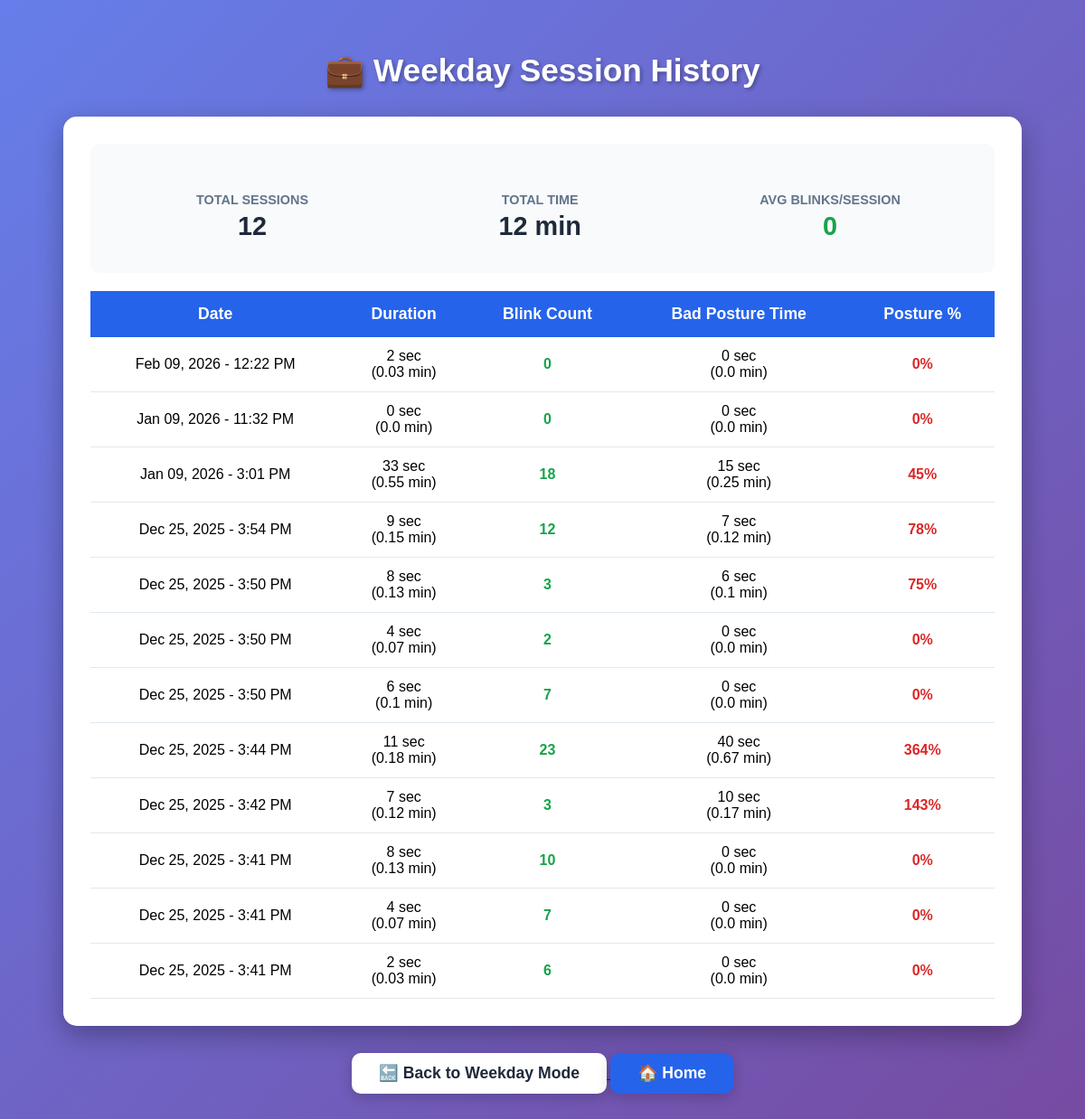
The page /weekday/history/ on the database its author committed.
### monitor/models.py (models this page shows, shortened)
class WeekdaySession(models.Model):
    date = models.DateTimeField(auto_now_add=True)
    duration = models.IntegerField()  # seconds
    blink_count = models.IntegerField(default=0)
    bad_posture_time = models.IntegerField(default=0)  # seconds
    @property
    def duration_minutes(self):
        return round(self.duration / 60, 2)
    @property
    def bad_posture_minutes(self):
        return round(self.bad_posture_time / 60, 2)

### monitor/views.py (the view)
# urls.py: path("weekday/history/", views.weekday_history, name="weekday_history"),
def weekday_history(request):
    sessions = WeekdaySession.objects.all().order_by("-date")
    print(f"📊 Loading {sessions.count()} weekday sessions")
    return render(request, "monitor/history_weekday.html", {"sessions": sessions})

### monitor/templates/monitor/history_weekday.html (shortened to what this page needs)
<!DOCTYPE html>
<html>
<head>
</head>
<body>
    <h2>💼 Weekday Session History</h2>
    {% if sessions %}
    <div class="table-container">
        <div class="stats-summary">
            <div class="stat-box">
                <h4>Total Sessions</h4>
                <p>{{ sessions.count }}</p>
            </div>
            <div class="stat-box">
                <h4>Total Time</h4>
                <p>{% widthratio sessions|length 1 1 as total_sessions %}
                    {{ sessions|length|add:"0" }} min
                </p>
            </div>
            <div class="stat-box">
                <h4>Avg Blinks/Session</h4>
                <p class="good-stat">
                    {% if sessions %}
                        {% widthratio sessions.0.blink_count sessions.count 1 %}
                    {% else %}
                        0
                    {% endif %}
                </p>
            </div>
        </div>
        <table>
            <thead>
                <tr>
                    <th>Date</th>
                    <th>Duration</th>
                    <th>Blink Count</th>
                    <th>Bad Posture Time</th>
                    <th>Posture %</th>
                </tr>
            </thead>
            <tbody>
                {% for s in sessions %}
                <tr>
                    <td>{{ s.date|date:"M d, Y - g:i A" }}</td>
                    <td>{{ s.duration }} sec<br>({{ s.duration_minutes }} min)</td>
                    <td style="color: #16a34a; font-weight: bold;">{{ s.blink_count }}</td>
                    <td>{{ s.bad_posture_time }} sec<br>({{ s.bad_posture_minutes }} min)</td>
                    <td>
                        {% widthratio s.bad_posture_time s.duration 100 as posture_pct %}
                        <span style="color: {% if posture_pct < 20 %}#16a34a{% elif posture_pct < 50 %}#eab308{% else %}#dc2626{% endif %}; font-weight: bold;">
                            {{ posture_pct }}%
                        </span>
                    </td>
                </tr>
                {% endfor %}
            </tbody>
        </table>
    </div>
    {% endif %}
    <div class="button-container">
        <a href="{% url 'weekday_page' %}">
            <button>🔙 Back to Weekday Mode</button>
        </a>
        <a href="{% url 'home_page' %}">
            <button style="background: #2563eb; color: white;">🏠 Home</button>
        </a>
    </div>
</body>
</html>

### monitor/templates/monitor/history_weekday.html (style rules this page uses)
body { font-family: Arial, sans-serif; padding: 20px; background: linear-gradient(135deg, #667eea 0%, #764ba2 100%); min-height: 100vh; }
h2 { text-align: center; color: white; font-size: 2.2em; margin-bottom: 30px; text-shadow: 2px 2px 4px rgba(0,0,0,0.3); }
.table-container { background: white; border-radius: 15px; padding: 30px; box-shadow: 0 10px 30px rgba(0,0,0,0.3); max-width: 1000px; margin: 0 auto; }
table { border-collapse: collapse; width: 100%; background: white; }
th { background: #2563eb; color: white; padding: 15px; text-align: center; font-size: 1.1em; }
td { padding: 12px; text-align: center; border-bottom: 1px solid #e2e8f0; font-size: 1em; }
button { padding: 12px 30px; border-radius: 10px; font-weight: bold; cursor: pointer; border: none; background: white; color: #1e293b; font-size: 1.1em; box-shadow: 0 4px 15px rgba(0,0,0,0.2); transition: all 0.3s ease; }
.button-container { text-align: center; margin-top: 30px; }
.stats-summary { background: #f8fafc; padding: 20px; border-radius: 10px; margin-bottom: 20px; display: flex; justify-content: space-around; flex-wrap: wrap; }
.stat-box { text-align: center; padding: 15px; min-width: 150px; }
.stat-box h4 { color: #64748b; margin-bottom: 5px; font-size: 0.9em; text-transform: uppercase; }
.stat-box p { color: #1e293b; font-size: 1.8em; font-weight: bold; margin: 0; }
.good-stat { color: #16a34a !important; }

### rows shown on the page
WeekdaySession: blink_count "0", date "Feb 09, 2026 - 12:22 PM", duration "2", duration_minutes "0.03", bad_posture_time "0", bad_posture_minutes "0.0", posture_pct "0"
WeekdaySession: date "Jan 09, 2026 - 11:32 PM", duration "0", duration_minutes "0.0", blink_count "0", bad_posture_time "0", bad_posture_minutes "0.0", posture_pct "0"
WeekdaySession: date "Jan 09, 2026 - 3:01 PM", duration "33", duration_minutes "0.55", blink_count "18", bad_posture_time "15", bad_posture_minutes "0.25", posture_pct "45"
WeekdaySession: date "Dec 25, 2025 - 3:54 PM", duration "9", duration_minutes "0.15", blink_count "12", bad_posture_time "7", bad_posture_minutes "0.12", posture_pct "78"
WeekdaySession: date "Dec 25, 2025 - 3:50 PM", duration "8", duration_minutes "0.13", blink_count "3", bad_posture_time "6", bad_posture_minutes "0.1", posture_pct "75"
WeekdaySession: date "Dec 25, 2025 - 3:50 PM", duration "4", duration_minutes "0.07", blink_count "2", bad_posture_time "0", bad_posture_minutes "0.0"
WeekdaySession: date "Dec 25, 2025 - 3:50 PM", duration "6", duration_minutes "0.1", blink_count "7", bad_posture_time "0", bad_posture_minutes "0.0"
WeekdaySession: date "Dec 25, 2025 - 3:44 PM", duration "11", duration_minutes "0.18", blink_count "23", bad_posture_time "40", bad_posture_minutes "0.67", posture_pct "364"
WeekdaySession: date "Dec 25, 2025 - 3:42 PM", duration "7", duration_minutes "0.12", blink_count "3", bad_posture_time "10", bad_posture_minutes "0.17", posture_pct "143"
WeekdaySession: date "Dec 25, 2025 - 3:41 PM", duration "8", duration_minutes "0.13", blink_count "10", bad_posture_time "0", bad_posture_minutes "0.0"
WeekdaySession: date "Dec 25, 2025 - 3:41 PM", duration "4", duration_minutes "0.07", blink_count "7", bad_posture_time "0", bad_posture_minutes "0.0"
WeekdaySession: date "Dec 25, 2025 - 3:41 PM", duration "2", duration_minutes "0.03", blink_count "6", bad_posture_time "0", bad_posture_minutes "0.0"

### other values the page prints
{{ sessions.count }} "12"
{{ sessions|length|add:"0" }} "12"
